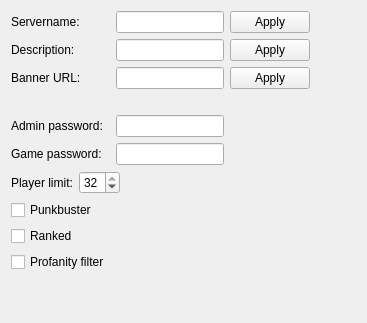
         <widget class="QWidget" name="tab_op_so">
          <attribute name="title">
           <string>Server Options</string>
          </attribute>
          <layout class="QGridLayout" name="gridLayout_6">
           <item row="2" column="1">
            <spacer name="horizontalSpacer_3">
             <property name="orientation">
              <enum>Qt::Horizontal</enum>
             </property>
             <property name="sizeHint" stdset="0">
              <size>
               <width>40</width>
               <height>20</height>
              </size>
             </property>
            </spacer>
           </item>
           <item row="3" column="0" colspan="2">
            <spacer name="verticalSpacer">
             <property name="orientation">
              <enum>Qt::Vertical</enum>
             </property>
             <property name="sizeHint" stdset="0">
              <size>
               <width>20</width>
               <height>40</height>
              </size>
             </property>
            </spacer>
           </item>
           <item row="2" column="0">
            <layout class="QGridLayout" name="gridLayout_2">
             <item row="0" column="1">
              <widget class="QLineEdit" name="lineEdit_op_so_servername">
               <property name="locale">
                <locale language="English" country="UnitedStates"/>
               </property>
              </widget>
             </item>
             <item row="0" column="0">
              <widget class="QLabel" name="label_op_so_servername_text">
               <property name="locale">
                <locale language="English" country="UnitedStates"/>
               </property>
               <property name="text">
                <string>Servername:</string>
               </property>
              </widget>
             </item>
             <item row="0" column="2">
              <widget class="QPushButton" name="pushButton_op_so_servername_apply">
               <property name="text">
                <string>Apply</string>
               </property>
              </widget>
             </item>
             <item row="1" column="0">
              <widget class="QLabel" name="label_op_so_serverdescription_text">
               <property name="locale">
                <locale language="English" country="UnitedStates"/>
               </property>
               <property name="text">
                <string>Description:</string>
               </property>
              </widget>
             </item>
             <item row="1" column="1">
              <widget class="QLineEdit" name="lineEdit_op_so_serverdescription">
               <property name="locale">
                <locale language="English" country="UnitedStates"/>
               </property>
              </widget>
             </item>
             <item row="1" column="2">
              <widget class="QPushButton" name="pushButton_op_so_serverdescription_apply">
               <property name="text">
                <string>Apply</string>
               </property>
              </widget>
             </item>
             <item row="2" column="0">
              <widget class="QLabel" name="label_op_so_bannerurl_text">
               <property name="locale">
                <locale language="English" country="UnitedStates"/>
               </property>
               <property name="text">
                <string>Banner URL:</string>
               </property>
              </widget>
             </item>
             <item row="2" column="1">
              <widget class="QLineEdit" name="lineEdit_op_so_bannerurl">
               <property name="locale">
                <locale language="English" country="UnitedStates"/>
               </property>
              </widget>
             </item>
             <item row="2" column="2">
              <widget class="QPushButton" name="pushButton_op_so_bannerurl_apply">
               <property name="text">
                <string>Apply</string>
               </property>
              </widget>
             </item>
             <item row="3" column="1">
              <widget class="QLabel" name="label_op_so_bannerurl_image">
               <property name="text">
                <string/>
               </property>
              </widget>
             </item>
             <item row="4" column="1">
              <widget class="QLineEdit" name="lineEdit_op_so_adminpassword">
               <property name="minimumSize">
                <size>
                 <width>0</width>
                 <height>0</height>
                </size>
               </property>
               <property name="maximumSize">
                <size>
                 <width>16777215</width>
                 <height>16777215</height>
                </size>
               </property>
               <property name="locale">
                <locale language="English" country="UnitedStates"/>
               </property>
              </widget>
             </item>
             <item row="4" column="0">
              <widget class="QLabel" name="label_op_so_adminpassword">
               <property name="locale">
                <locale language="English" country="UnitedStates"/>
               </property>
               <property name="text">
                <string>Admin password:</string>
               </property>
               <property name="alignment">
                <set>Qt::AlignLeading|Qt::AlignLeft|Qt::AlignVCenter</set>
               </property>
              </widget>
             </item>
             <item row="5" column="0">
              <widget class="QLabel" name="label_so_gamepassword">
               <property name="locale">
                <locale language="English" country="UnitedStates"/>
               </property>
               <property name="text">
                <string>Game password:</string>
               </property>
               <property name="alignment">
                <set>Qt::AlignLeading|Qt::AlignLeft|Qt::AlignVCenter</set>
               </property>
              </widget>
             </item>
             <item row="5" column="1">
              <widget class="QLineEdit" name="lineEdit_op_so_gamepassword">
               <property name="minimumSize">
                <size>
                 <width>0</width>
                 <height>0</height>
                </size>
               </property>
               <property name="maximumSize">
                <size>
                 <width>16777215</width>
                 <height>16777215</height>
                </size>
               </property>
               <property name="styleSheet">
                <string notr="true"/>
               </property>
               <property name="locale">
                <locale language="English" country="UnitedStates"/>
               </property>
              </widget>
             </item>
             <item row="7" column="0">
              <widget class="QCheckBox" name="checkBox_op_so_ranked">
               <property name="locale">
                <locale language="English" country="UnitedStates"/>
               </property>
               <property name="text">
                <string>Punkbuster</string>
               </property>
              </widget>
             </item>
             <item row="8" column="0">
              <widget class="QCheckBox" name="checkBox_op_so_punkbuster">
               <property name="locale">
                <locale language="English" country="UnitedStates"/>
               </property>
               <property name="text">
                <string>Ranked</string>
               </property>
              </widget>
             </item>
             <item row="9" column="0">
              <widget class="QCheckBox" name="checkBox_op_so_profanityFilter">
               <property name="locale">
                <locale language="English" country="UnitedStates"/>
               </property>
               <property name="text">
                <string>Profanity filter</string>
               </property>
              </widget>
             </item>
             <item row="6" column="0" colspan="3">
              <layout class="QHBoxLayout" name="horizontalLayout_3">
               <item>
                <widget class="QLabel" name="label_so_playerlimit">
                 <property name="locale">
                  <locale language="English" country="UnitedStates"/>
                 </property>
                 <property name="text">
                  <string>Player limit:</string>
                 </property>
                 <property name="alignment">
                  <set>Qt::AlignLeading|Qt::AlignLeft|Qt::AlignVCenter</set>
                 </property>
                </widget>
               </item>
               <item>
                <widget class="QSpinBox" name="spinBox_op_so_playerlimit">
                 <property name="minimumSize">
                  <size>
                   <width>0</width>
                   <height>0</height>
                  </size>
                 </property>
                 <property name="maximumSize">
                  <size>
                   <width>16777215</width>
                   <height>16777215</height>
                  </size>
                 </property>
                 <property name="locale">
                  <locale language="English" country="UnitedStates"/>
                 </property>
                 <property name="maximum">
                  <number>32</number>
                 </property>
                 <property name="value">
                  <number>32</number>
                 </property>
                </widget>
               </item>
               <item>
                <spacer name="horizontalSpacer_4">
                 <property name="orientation">
                  <enum>Qt::Horizontal</enum>
                 </property>
                 <property name="sizeHint" stdset="0">
                  <size>
                   <width>40</width>
                   <height>20</height>
                  </size>
                 </property>
                </spacer>
               </item>
              </layout>
             </item>
            </layout>
           </item>
          </layout>
         </widget>
